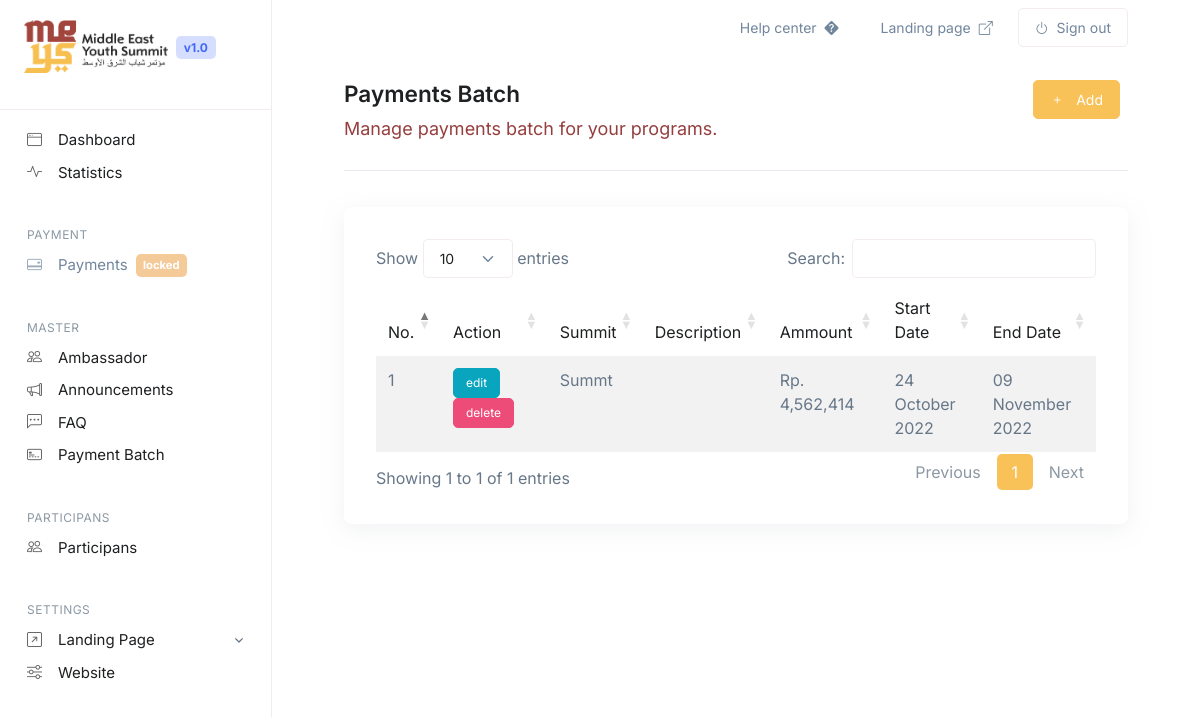
Page /index.php/master/paymentBatch on the committed database.
### tables this page shows
CREATE TABLE `m_payments_batch` (
  `id` int(11) NOT NULL AUTO_INCREMENT,
  `summit` varchar(50) NOT NULL,
  `description` text DEFAULT NULL,
  `ammount` int(11) NOT NULL DEFAULT 0,
  `start_date` int(11) NOT NULL DEFAULT 0,
  `end_date` int(11) NOT NULL DEFAULT 0,
  `created_at` int(11) NOT NULL DEFAULT 0,
  `created_by` varchar(255) NOT NULL DEFAULT '0',
  `modified_at` int(11) NOT NULL DEFAULT 0,
  `modified_by` varchar(255) NOT NULL DEFAULT '0',
  `is_deleted` tinyint(1) NOT NULL DEFAULT 0,
  PRIMARY KEY (`id`)
);

### application/libraries/TemplateBack.php (called while the page is built)
<?php
class TemplateBack
{
    protected $_ci;
    public function __construct()
    {
        $this->_ci = &get_instance();
        $this->_ci->load->database();
    }
    public function getSettingsValue($key)
    {
        $query = $this->_ci->db->get_where('tb_settings', ['key' => $key]);
        return $query->row()->value;
    }
    public function view($content, $data = null)
    {
        $data['web_title'] = $this->getSettingsValue('web_title');
        $data['web_desc'] = $this->getSettingsValue('web_desc');
        $data['web_icon'] = $this->getSettingsValue('web_icon');
        $data['web_logo'] = $this->getSettingsValue('web_logo');
        $data['web_logo_white'] = $this->getSettingsValue('web_logo_white');
        $data['web_alamat'] = $this->getSettingsValue('web_alamat');
        $data['web_telepon'] = $this->getSettingsValue('web_telepon');
        $data['web_email'] = $this->getSettingsValue('web_email');
        $data['web_guidelines'] = $this->getSettingsValue('web_guidelines');
        $data['submission_deadline'] = $this->getSettingsValue('submission_deadline');
        $data['sosmed_ig'] = $this->getSettingsValue('sosmed_ig');
        $data['sosmed_twitter'] = $this->getSettingsValue('sosmed_twitter');
        $data['sosmed_facebook'] = $this->getSettingsValue('sosmed_facebook');
        $data['sosmed_yt'] = $this->getSettingsValue('sosmed_yt');
        $this->_ci->load->view('template/backend/header', $data);
        $this->_ci->load->view('template/alert', $data);
        $this->_ci->load->view('template/backend/navbar', $data);
        $this->_ci->load->view('template/backend/sidebar', $data);
        $this->_ci->load->view($content, $data);
        $this->_ci->load->view('template/backend/footer', $data);
    }
}

### application/controllers/Master.php (called while the page is built, shortened)
<?php
class Master extends CI_Controller
{
    public function paymentBatch()
    {
        $data['payments_batch'] = $this->M_master->get_paymentsBatch();
        $this->templateback->view('admin/master/payment_batch', $data);
    }
}

### index.php (called while the page is built, shortened)
<?php
require_once BASEPATH.'core/CodeIgniter.php';

### application/models/M_master.php (called while the page is built, shortened)
<?php
class M_master extends CI_Model
{
    function get_paymentsBatch(){
        $this->db->select('*')
        ->from('m_payments_batch')
        ->where(['is_deleted' => 0])
        ;
        $models = $this->db->get()->result();
        return $models;
    }
}

### application/views/admin/master/payment_batch.php (the view, shortened to what this page needs)
<div class="docs-page-header">
	<div class="row align-items-center">
		<div class="col-sm">
			<h1 class="docs-page-header-title">Payments Batch
				<button type="button" class="btn btn-primary btn-sm float-end me-2" data-bs-toggle="modal"
					data-bs-target="#tambah"><i class="bi bi-plus me-2"></i> Add</button>
			</h1>
			<p class="docs-page-header-text">Manage payments batch for your programs.</p>
		</div>
	</div>
</div>
<div class="row">
	<div class="col-md-12">
		<div class="card">
			<div class="card-body">
				<table class="table table-hover table-striped w-100 dataTables" id="table">
					<thead>
						<tr>
							<th width="5%">No.</th>
							<th width="15%">Action</th>
							<th>Summit</th>
							<th>Description</th>
							<th>Ammount</th>
							<th>Start Date</th>
							<th>End Date</th>
						</tr>
					</thead>
					<tbody>
						<?php if(!empty($payments_batch)):?>
						<?php $no = 1; foreach($payments_batch as $val):?>
						<tr>
							<td><?= $no++;?></td>
							<td>
								<button type="button" class="btn btn-info btn-xs" data-bs-toggle="modal"
									data-bs-target="#edit-<?= $val->id;?>">edit</button>
								<button type="button" class="btn btn-danger btn-xs" data-bs-toggle="modal"
									data-bs-target="#delete-<?= $val->id;?>">delete</button>
							</td>
							<td><?= $val->summit;?></td>
							<td><?= $val->description;?></td>
							<td>Rp. <?= number_format($val->ammount);?></td>
							<td><?= date("d F Y", $val->start_date);?></td>
							<td><?= date("d F Y", $val->end_date);?></td>
						</tr>
						<?php endforeach;?>
						<?php endif;?>
					</tbody>
				</table>
			</div>
		</div>
	</div>
</div>

### rows in the picture
m_payments_batch: summit "Summt", ammount "4,562,414", start_date "24 October 2022", end_date "09 November 2022"
